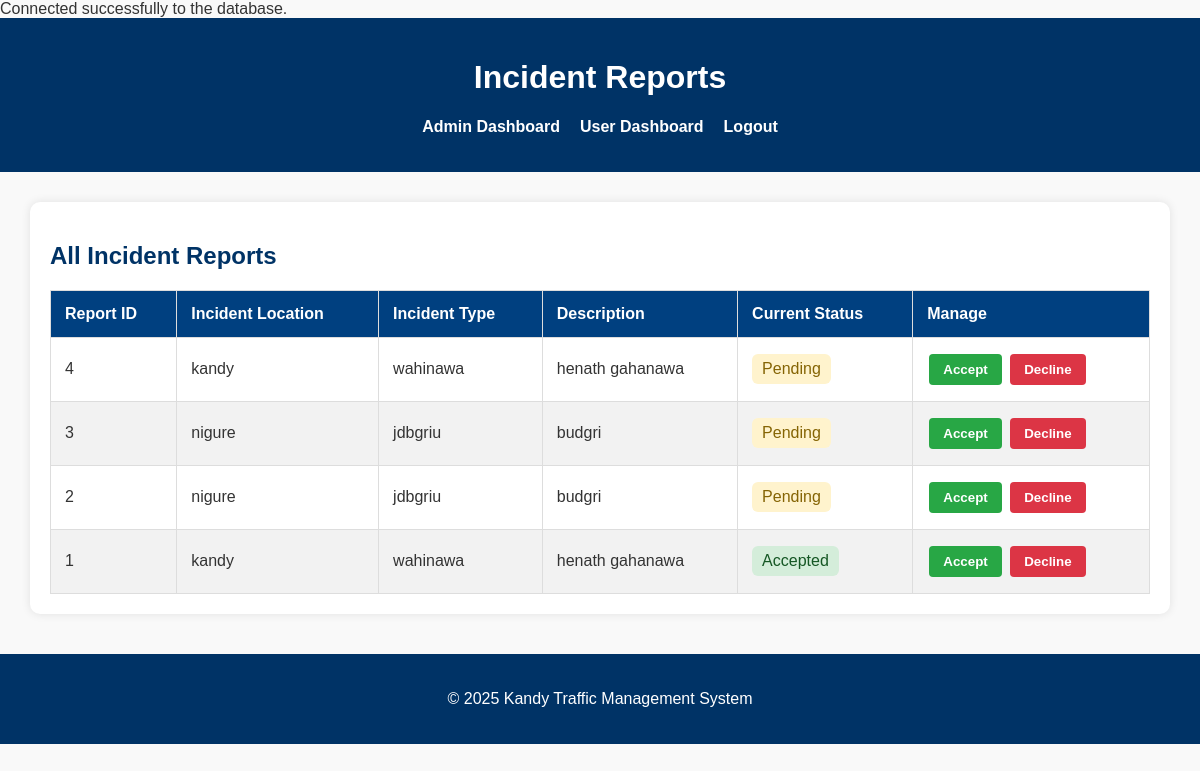
Screenshot of /php/admin_messages.php with the database file from the repository.
### tables this page shows
CREATE TABLE `incident_report` (
  `id` int(11) NOT NULL,
  `location` varchar(100) NOT NULL,
  `type` varchar(100) NOT NULL,
  `description` varchar(100) NOT NULL,
  `status` varchar(100) NOT NULL DEFAULT 'pending'
);

### php/admin_messages.php (the view, shortened to what this page needs)
<?php
include 'db_connection.php';
$sql = "SELECT * FROM incident_report ORDER BY id DESC";
$result = $conn->query($sql);
?>
<!DOCTYPE html>
<html lang="en">
<head>
</head>
<body>
  <header>
    <h1>Incident Reports</h1>
    <nav>
      <ul>
        <li><a href="admin.php">Admin Dashboard</a></li>
        <li><a href="dashboard.html">User Dashboard</a></li>
        <li><a href="logout.html">Logout</a></li>
      </ul>
    </nav>
  </header>
  <main>
    <section class="message-container">
      <h2>All Incident Reports</h2>
      <table>
        <thead>
          <tr>
            <th>Report ID</th>
            <th>Incident Location</th>
            <th>Incident Type</th>
            <th>Description</th>
            <th>Current Status</th>
            <th>Manage</th>
          </tr>
        </thead>
        <tbody>
          <?php if ($result && $result->num_rows > 0): ?>
            <?php while($row = $result->fetch_assoc()): ?>
              <tr>
                <td><?= $row['id'] ?></td>
                <td><?= htmlspecialchars($row['location']) ?></td>
                <td><?= htmlspecialchars($row['type']) ?></td>
                <td><?= nl2br(htmlspecialchars($row['description'])) ?></td>
                <td>
                  <?php
                    $status = strtolower($row['status']);
                    if ($status === 'accepted') {
                      echo '<span class="status-accepted">Accepted</span>';
                    } elseif ($status === 'rejected') {
                      echo '<span class="status-rejected">Rejected</span>';
                    } else {
                      echo '<span class="status-pending">Pending</span>';
                    }
                  ?>
                </td>
                <td>
                  <form method="POST">
                    <button type="submit" name="action" value="accept" class="action-btn accept-btn">Accept</button>
                    <button type="submit" name="action" value="reject" class="action-btn decline-btn">Decline</button>
                  </form>
                </td>
              </tr>
            <?php endwhile; ?>
          <?php else: ?>
            <tr><td colspan="6">No incident reports found.</td></tr>
          <?php endif; ?>
        </tbody>
      </table>
    </section>
  </main>
  <footer>
    <p>&copy; 2025 Kandy Traffic Management System</p>
  </footer>
</body>
</html>

### php/admin_messages.php (style rules this page uses)
body { font-family: Arial, sans-serif; margin: 0; background-color: #f9f9f9; color: #333; }
header { background-color: #003366; color: white; padding: 20px; text-align: center; }
nav ul { list-style: none; padding: 0; margin-top: 10px; display: flex; justify-content: center; gap: 20px; }
nav ul li a { color: white; text-decoration: none; font-weight: bold; }
main { max-width: 1100px; margin: 30px auto; padding: 20px; background-color: white; border-radius: 10px; box-shadow: 0 0 10px rgba(0,0,0,0.1); }
h2 { color: #003366; margin-bottom: 20px; }
table { width: 100%; border-collapse: collapse; background-color: #fff; }
th, td { padding: 14px; border: 1px solid #ddd; text-align: left; }
th { background-color: #004080; color: white; }
tr:nth-child(even) { background-color: #f2f2f2; }
.status-pending { color: #856404; background-color: #fff3cd; padding: 6px 10px; border-radius: 6px; display: inline-block; }
.status-accepted { color: #155724; background-color: #d4edda; padding: 6px 10px; border-radius: 6px; display: inline-block; }
.action-btn { padding: 8px 14px; margin: 2px; border: none; border-radius: 4px; font-weight: bold; cursor: pointer; transition: 0.3s; }
.accept-btn { background-color: #28a745; color: white; }
.decline-btn { background-color: #dc3545; color: white; }
footer { text-align: center; padding: 20px; background-color: #003366; color: white; margin-top: 40px; }
form { display: inline; }

### rows the page displays
incident_report: id "4", location "kandy", type "wahinawa", description "henath gahanawa", status "Pending"
incident_report: id "3", location "nigure", type "jdbgriu", description "budgri", status "Pending"
incident_report: id "2", location "nigure", type "jdbgriu", description "budgri", status "Pending"
incident_report: id "1", location "kandy", type "wahinawa", description "henath gahanawa", status "Accepted"
